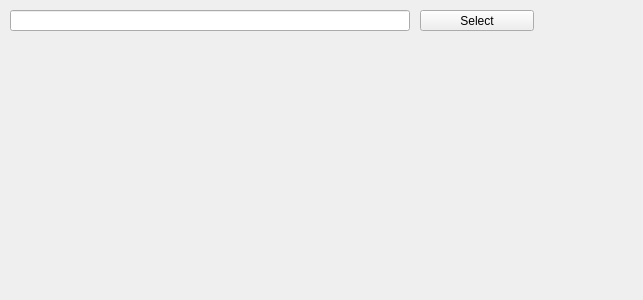
<?xml version="1.0" encoding="UTF-8"?>
<ui version="4.0">
 <class>RuntimeOptionPage</class>
 <widget class="QWidget" name="RuntimeOptionPage">
  <property name="geometry">
   <rect>
    <x>0</x>
    <y>0</y>
    <width>643</width>
    <height>300</height>
   </rect>
  </property>
  <property name="windowTitle">
   <string>Form</string>
  </property>
  <widget class="QPushButton" name="select">
   <property name="geometry">
    <rect>
     <x>420</x>
     <y>10</y>
     <width>114</width>
     <height>21</height>
    </rect>
   </property>
   <property name="text">
    <string>Select</string>
   </property>
  </widget>
  <widget class="QLineEdit" name="runtimePathText">
   <property name="geometry">
    <rect>
     <x>10</x>
     <y>10</y>
     <width>400</width>
     <height>21</height>
    </rect>
   </property>
   <property name="placeholderText">
    <string extracomment="/opt/Qt/"/>
   </property>
  </widget>
  <widget class="QLabel" name="warningLabel">
   <property name="geometry">
    <rect>
     <x>10</x>
     <y>40</y>
     <width>381</width>
     <height>16</height>
    </rect>
   </property>
   <property name="text">
    <string/>
   </property>
  </widget>
 </widget>
 <resources/>
 <connections/>
</ui>
